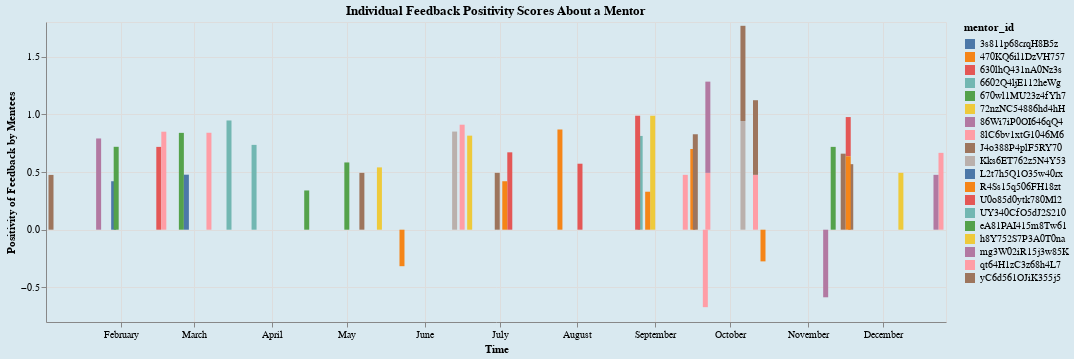

Source (notebook cell):
### Code cell
# We have decided to use this graph for individual feedback of Mentors

selection = alt.selection_multi(fields=['mentor_id'], on='mouseover', bind='legend')


mentor_bar = alt.Chart(source, title="Individual Feedback Positivity Scores About a Mentor").mark_bar().encode(
    alt.X('datetime', title='Time'),
    alt.Y('vader_score', title='Positivity of Feedback by Mentees'),
    color=alt.condition(selection, 'mentor_id:N',
                        alt.value('lightgray')),
    opacity=alt.condition(selection, alt.value(1), alt.value(0.2)),
    tooltip=[alt.Tooltip('mentor_id'),
             alt.Tooltip('feedback_outcome'),
             alt.Tooltip('mentee_id'),
             alt.Tooltip('feedback')]
).configure_range(
    category={'scheme': 'dark2'}
).properties(
    width=900,
    selection=selection
).add_selection(
    selection
)

mentor_bar.configure_title(fontSize=26).configure(background='#D9E9F0'
           ).interactive()

### Figure 1 — Vega-Lite specification as saved in the notebook (floating-point values rounded to 4 significant figures)
{"config": {"view": {"continuousWidth": 400, "continuousHeight": 300}, "background": "#D9E9F0"}, "data": {"name": "data-bbcbfff0a34eb88736a317364169ef00"}, "mark": "bar", "encoding": {"color": {"condition": {"field": "mentor_id", "type": "nominal", "selection": "selector011"}, "value": "lightgray"}, "opacity": {"condition": {"value": 1, "selection": "selector011"}, "value": 0.2}, "tooltip": [{"field": "mentor_id", "type": "nominal"}, {"field": "feedback_outcome", "type": "nominal"}, {"field": "mentee_id", "type": "nominal"}, {"field": "feedback", "type": "nominal"}], "x": {"field": "datetime", "title": "Time", "type": "temporal"}, "y": {"field": "vader_score", "title": "Positivity of Feedback by Mentees", "type": "quantitative"}}, "selection": {"selector011": {"type": "multi", "fields": ["mentor_id"], "on": "mouseover", "bind": "legend"}, "selector012": {"type": "interval", "bind": "scales", "encodings": ["x", "y"]}}, "title": "Individual Feedback Positivity Scores About a Mentor", "width": 900, "$schema": "https://vega.github.io/schema/vega-lite/v4.17.0.json", "datasets": {"data-bbcbfff0a34eb88736a317364169ef00": [{"ticket_id": "RGY31mG14606sC3B", "mentee_id": "8v417YeUI850jS3Z", "mentor_id": "UY340CfO5dJ2S210", "feedback": "I have many hours of undergraduate accounting and finance course work under my belt and this class gives you a tremendous overview of financial statement analysis. The only disadvantage is that the professor creates the workbooks for you and you only have to answer conceptual questions. While this would be great for some, I was hoping for some more hands on work to practice.", "datetime": "2020-03-25T00:00:00", "feedback_outcome": "Positive", "vader_score": 0.7351}, {"ticket_id": "1R4587z1caGB1B7u", "mentee_id": "yIBKz628y1Ol4538", "mentor_id": "630lhQ431nA0Nz3s", "feedback": "Great introduction to Accounting Analytics. Unexpected lecturing dialogues. Could have more analytics or additional or optional problem sets to explore more deeply.", "datetime": "2020-11-17T00:00:00", "feedback_outcome": "Positive", "vader_score": 0.34}, {"ticket_id": "21x781Q7Ayo4mgE8", "mentee_id": "4A763H2DOZxo68Z3", "mentor_id": "8lC6bv1xtG1046M6", "feedback": "Very useful and comprehensive", "datetime": "2020-12-24T00:00:00", "feedback_outcome": "Positive", "vader_score": 0.6659}, {"ticket_id": "20gp7c24Fx6h4D6g", "mentee_id": "q742317EX47IcugF", "mentor_id": "J4o388P4plF5RY70", "feedback": "This is a really good survey class in the potential of 3d printing, with examples of how individuals can empower themselves and others without the obstacles of traditional tooling, with a relatively short learning curve and low investment. It also demonstrates the ways in which, now and increasingly in the future, we'll all be capable of designing the solutions to our own problems with increasing agility!The only thing that could make it better would be to have more design challenges!Thanks!", "datetime": "2020-10-06T00:00:00", "feedback_outcome": "Positive", "vader_score": 0.825}, {"ticket_id": "46P6Sw8gLI5Q2N14", "mentee_id": "b77WF13NE25b3h8F", "mentor_id": "6602Q4ljE112heWg", "feedback": "Nice course, a difficult one but very challengeable. Nice structure and easy to understand.I wanted to refresh my knowledge in anatomy and in such gained a whole lot more in return.Thanks to the Professors for their time and effort in making this MOOC.Very pleased.", "datetime": "2020-03-15T00:00:00", "feedback_outcome": "Positive", "vader_score": 0.9466}, {"ticket_id": "tka207qsi63j7X24", "mentee_id": "Wn68P028X06LpIz2", "mentor_id": "eA81PAI415m8Tw61", "feedback": "Very well done! Contents, delivery, clarity, everything was top notch. Thank you!", "datetime": "2020-02-25T00:00:00", "feedback_outcome": "Positive", "vader_score": 0.8392}, {"ticket_id": "ZrghZ0y5G3S34618", "mentee_id": "L4o15LRyu4L8138J", "mentor_id": "yC6d561OJiK355j5", "feedback": "Great course!", "datetime": "2020-11-15T00:00:00", "feedback_outcome": "Positive", "vader_score": 0.6588}, {"ticket_id": "O26z0D5yJ3h5RA40", "mentee_id": "8izPp7iMC8v18014", "mentor_id": "qt64H1zC3z68h4L7", "feedback": "As an introduction course its very helpful. It has just what you need to get started.", "datetime": "2020-10-11T00:00:00", "feedback_outcome": "Positive", "vader_score": 0.4754}, {"ticket_id": "c5t3d1pL8x55Vc24", "mentee_id": "0vt3g7SG58W521WL", "mentor_id": "630lhQ431nA0Nz3s", "feedback": "Excellent introduction to Ableton", "datetime": "2020-08-02T00:00:00", "feedback_outcome": "Positive", "vader_score": 0.5719}, {"ticket_id": "6C2o65vy07z3oKm4", "mentee_id": "mfsG0s78v4025G8g", "mentor_id": "470KQ6il1DzVH757", "feedback": "Hello!My name is Ahmed from Egypt, I am 3D Hubs Mayor. I think it's The first course in the internet which will give you the opportunity to know a lot of things about 3D Printing so stay tuned and register now if you interested in 3D printing.Cheers,", "datetime": "2020-09-16T00:00:00", "feedback_outcome": "Positive", "vader_score": 0.6996}, {"ticket_id": "30ICg1B1d6COF100", "mentee_id": "41mm8q3722h1RFAr", "mentor_id": "J4o388P4plF5RY70", "feedback": "I really appreicated the tools and techniques presented in the course. Very very valuable for Merger and Acqusition projects that I will be involved in (if ever)", "datetime": "2020-11-18T00:00:00", "feedback_outcome": "Positive", "vader_score": 0.5678}, {"ticket_id": "znT1hR0f3bs07063", "mentee_id": "0t37ka6108elvkC5", "mentor_id": "8lC6bv1xtG1046M6", "feedback": "Excellent but tough course ,you need to work and it is not simply called advanced Algorithms and Complexity.You will be forced to test your code properly ,even if you didn't do it properly in the previous specialisation course.", "datetime": "2020-09-21T00:00:00", "feedback_outcome": "Negative", "vader_score": -0.6715}, {"ticket_id": "60F60dl3iJ1tSb50", "mentee_id": "FF1wo6Zr6Z4464H0", "mentor_id": "qt64H1zC3z68h4L7", "feedback": "Good course . A must take for beginners !", "datetime": "2020-09-22T00:00:00", "feedback_outcome": "Positive", "vader_score": 0.4926}, {"ticket_id": "Juu2Z400z4573thE", "mentee_id": "qEC26300fZ615erw", "mentor_id": "470KQ6il1DzVH757", "feedback": "Great content but animations are annoying!", "datetime": "2020-05-23T00:00:00", "feedback_outcome": "Negative", "vader_score": -0.3164}, {"ticket_id": "ko1E2MYFf5480k27", "mentee_id": "fo76Oi46or816i8N", "mentor_id": "3s811p68crqH8B5z", "feedback": "Thank you so much!", "datetime": "2020-01-29T00:00:00", "feedback_outcome": "Positive", "vader_score": 0.4199}, {"ticket_id": "8B1v44L3667FufuY", "mentee_id": "353A6snEGf3456ZU", "mentor_id": "yC6d561OJiK355j5", "feedback": "iam soooo happy to joined to this course which help me to evaluate my skills and increase it", "datetime": "2020-09-17T00:00:00", "feedback_outcome": "Positive", "vader_score": 0.8271}, {"ticket_id": "51o4I50Qn1e31DQP", "mentee_id": "1j1AL4W5cto736d1", "mentor_id": "eA81PAI415m8Tw61", "feedback": "Awesome Course. It was quite challenging though", "datetime": "2020-11-11T00:00:00", "feedback_outcome": "Positive", "vader_score": 0.7178}, {"ticket_id": "yjt2g5DKs53H5275", "mentee_id": "87Af0A6c3k262HpM", "mentor_id": "J4o388P4plF5RY70", "feedback": "Good information!", "datetime": "2020-05-07T00:00:00", "feedback_outcome": "Positive", "vader_score": 0.4926}, {"ticket_id": "b7oR6hs087Rvq843", "mentee_id": "ZY7Q4N02536cQgW4", "mentor_id": "U0o85d0ytk780Ml2", "feedback": "This is the first English course I have taken.Though at first it was kind of difficulty because of language(especially the terms) and profession knowledge(it is a comprehensive course and I am still learning courses concerned at school)the course is really worth taking. I have learned a lot .and it stimulates my interest in accounting.", "datetime": "2020-07-05T00:00:00", "feedback_outcome": "Positive", "vader_score": 0.6705}, {"ticket_id": "S2pc8Y7A51x137xC", "mentee_id": "4o5C28M8iQ43m6Ij", "mentor_id": "8lC6bv1xtG1046M6", "feedback": "Fun and interesting course. I learned a lot, despite already being a Live user. Reviewing the assignments of other course-takers widened my horizons and helped me gain valuable insights.", "datetime": "2020-06-16T00:00:00", "feedback_outcome": "Positive", "vader_score": 0.91}, {"ticket_id": "7q68M2W54HWDh77f", "mentee_id": "ms51lG223p6D87hp", "mentor_id": "J4o388P4plF5RY70", "feedback": "V difficult, but rewarding!I did not get the grade I thought I would in this class...but I learned a lot more than I thought I could! Very in depth and thorough, I think I value the knowledge I received more than the sub-par grade I received. ;)", "datetime": "2020-10-11T00:00:00", "feedback_outcome": "Positive", "vader_score": 0.6467}, {"ticket_id": "F74056vI21T4kKmE", "mentee_id": "aR5084wT662PN8nF", "mentor_id": "Kks6ET762z5N4Y53", "feedback": "work motivational, very clear, well structured on a steady groove ... excellent!", "datetime": "2020-06-13T00:00:00", "feedback_outcome": "Positive", "vader_score": 0.8505}, {"ticket_id": "40tx0M65P3sj6b0g", "mentee_id": "2k8j3802WG1WtB1Y", "mentor_id": "86Wi7iP0OI646qQ4", "feedback": "Great review of what can be accomplished through 3D printing.", "datetime": "2020-01-23T00:00:00", "feedback_outcome": "Positive", "vader_score": 0.7906}, {"ticket_id": "3344poCe2B6S83na", "mentee_id": "yK1X13TlMF0c2571", "mentor_id": "UY340CfO5dJ2S210", "feedback": "Great course. I enjoyed learning the material.", "datetime": "2020-08-26T00:00:00", "feedback_outcome": "Positive", "vader_score": 0.8126}, {"ticket_id": "85g2P3ldex7d785c", "mentee_id": "w11yyU6UE04Uk831", "mentor_id": "yC6d561OJiK355j5", "feedback": "The instructor does an excellent job, but realistically there is no way to be proficient enough in a 3D software program after a week or two to earn a certificate. The certificate is worthless in my opinion. I liked the class but it seemed more like intro vs. a class of any proficiency required.", "datetime": "2020-01-04T00:00:00", "feedback_outcome": "Positive", "vader_score": 0.4748}, {"ticket_id": "L142X5HFJu8wJ638", "mentee_id": "2k8j3802WG1WtB1Y", "mentor_id": "72nzNC54886hd4hH", "feedback": "The topics are really interesting and advanced! However, there's a lot of talk in chinese, due to questions/answers from teacher and students, and the quizzes are a bit too easy. I learned a lot though.", "datetime": "2020-06-19T00:00:00", "feedback_outcome": "Positive", "vader_score": 0.8151}, {"ticket_id": "lv758F780QWJ1y3b", "mentee_id": "T26wb738Nj14k1UJ", "mentor_id": "Kks6ET762z5N4Y53", "feedback": "I am very glad to see courses like this one on Coursera. The course itself is well structured and contains a lot of useful information and that is exactly what I needed in one place.My only complaint is the price of the course - I think it is a bit expensive especially for this first part of the specialisation - it is an introductory two week course with a lot of advertising...£40..common..are you serious?? A lot of people will buy personal 3D printers or kits after the course, some of them will make a decision to buy a 3D printer for a company they work for (as myself), Fusion 360 subscriptions etc. These companies should sponsor such courses to make them more affordable - it is their interest.I made several courses on Coursera already (Mechanical and Electrical Engineering), they were 5 to 8 weeks and comprised a lot of quite hard work from mentors and students and were only £32 for certificate.I like the idea of this specialisation but I decided not to pay for the certificate because of its price. Although I am very happy to have access to the courses and I thank you for you effort!", "datetime": "2020-10-06T00:00:00", "feedback_outcome": "Positive", "vader_score": 0.9421}, {"ticket_id": "5cD4c8T24N61K6Yk", "mentee_id": "2k8j3802WG1WtB1Y", "mentor_id": "R4Ss15q506FH18zt", "feedback": "Thank you so much!", "datetime": "2020-07-03T00:00:00", "feedback_outcome": "Positive", "vader_score": 0.4199}, {"ticket_id": "BKN626QB3h268C5U", "mentee_id": "Gp583FzBb5L41n15", "mentor_id": "h8Y752S7P3A0T0na", "feedback": "Very insightful topic! A good overview of the use of analytics in accounting!", "datetime": "2020-05-14T00:00:00", "feedback_outcome": "Positive", "vader_score": 0.5399}, {"ticket_id": "11hYV7383dnN87Lm", "mentee_id": "S1G22L34k838Uzji", "mentor_id": "R4Ss15q506FH18zt", "feedback": "Great! As always great lectures by professor Bushee!", "datetime": "2020-07-25T00:00:00", "feedback_outcome": "Positive", "vader_score": 0.8684}, {"ticket_id": "oc88q60dzN8407SJ", "mentee_id": "L57x1gj8065Dj7Wt", "mentor_id": "8lC6bv1xtG1046M6", "feedback": "I wanted to give only 4 stars because of the all the “problems” we encountered, but then we are learners investigating problem solving by design thinking. We can handle whatever comes, so the fifth star is for us. We are shaping this course by contributing to forums. Presumably we are ten thousand strong, let’s improve our worldwide voice by saying something on forms so we can get what we need and want we want also to stay on the cutting edge of reality.", "datetime": "2020-03-07T00:00:00", "feedback_outcome": "Positive", "vader_score": 0.8402}, {"ticket_id": "U80iJ757IvuA8Y60", "mentee_id": "PaXo0715VWy1351r", "mentor_id": "yC6d561OJiK355j5", "feedback": "Very good intro to 3d printed.", "datetime": "2020-06-30T00:00:00", "feedback_outcome": "Positive", "vader_score": 0.4927}, {"ticket_id": "lF1cPb68U850tD56", "mentee_id": "ms51lG223p6D87hp", "mentor_id": "670wl1MU23z4fYh7", "feedback": "The course makes accounting interesting and especially the examples are very illustrative. Virtual students bring some fun. The 4th week is however really integrated in the course structure.", "datetime": "2020-01-30T00:00:00", "feedback_outcome": "Positive", "vader_score": 0.7184}, {"ticket_id": "t168P43J13tEll4w", "mentee_id": "0g4I3l8RC0Mue531", "mentor_id": "L2t7h5Q1O35w40rx", "feedback": "If only it was a week longer.", "datetime": "2020-05-03T00:00:00", "feedback_outcome": "Neutral", "vader_score": 0.0}, {"ticket_id": "m5r014d3h57ravd0", "mentee_id": "yG8z814u6Pw25Z8B", "mentor_id": "630lhQ431nA0Nz3s", "feedback": "I've know many skills in competition with many true cases. Thanks!", "datetime": "2020-02-16T00:00:00", "feedback_outcome": "Positive", "vader_score": 0.7177}, {"ticket_id": "4R27M0tgVay57w84", "mentee_id": "h0OSv063IdUM1860", "mentor_id": "h8Y752S7P3A0T0na", "feedback": "Very useful for understanding the basics of 3D printing technology.", "datetime": "2020-12-08T00:00:00", "feedback_outcome": "Positive", "vader_score": 0.4927}, {"ticket_id": "Lx4C75n8dAO642s5", "mentee_id": "2Dkq2jr8525Q2fF7", "mentor_id": "mg3W02iR15j3w85K", "feedback": "Very helpful", "datetime": "2020-12-22T00:00:00", "feedback_outcome": "Positive", "vader_score": 0.4754}, {"ticket_id": "5573K40xN5GUlA8C", "mentee_id": "T26wb738Nj14k1UJ", "mentor_id": "R4Ss15q506FH18zt", "feedback": "Very informative an approachable course. I really like the way Aric presents the information. I am excited to complete the rest of the Specialization.", "datetime": "2020-11-17T00:00:00", "feedback_outcome": "Positive", "vader_score": 0.6361}, {"ticket_id": "o4u5y7q6Sw3iW764", "mentee_id": "01k40nHCD3MW3c40", "mentor_id": "qt64H1zC3z68h4L7", "feedback": "I would add more examples on how to populate the data, even spend time on optional videos where the professor or his assistant goes through testing ratios (something similar to Operations Analytics). I feel like the professor was rushing through his explanations and the models. Maybe people found the course very useful however I felt like there was too much text and immediate switch to Excel file that was elaborated shortly. Overall, I am not sure how to apply these ratios in my final project...", "datetime": "2020-02-18T00:00:00", "feedback_outcome": "Positive", "vader_score": 0.8493}, {"ticket_id": "5V15k63Qql28UUC3", "mentee_id": "u2Q3Szc7511be56h", "mentor_id": "470KQ6il1DzVH757", "feedback": "Don't recommend.You're better off skimming through the ableton manual and using the search function to get the answers you want.", "datetime": "2020-10-14T00:00:00", "feedback_outcome": "Neutral", "vader_score": -0.2746}, {"ticket_id": "4fk6bx2d01k833Nx", "mentee_id": "fo76Oi46or816i8N", "mentor_id": "670wl1MU23z4fYh7", "feedback": "it could be easily compressed in a two-weeks course.Sometimes interviews are too long for what they need to explain.", "datetime": "2020-04-15T00:00:00", "feedback_outcome": "Positive", "vader_score": 0.34}, {"ticket_id": "3ZzNw02Zvu61D771", "mentee_id": "yk722ZDzO7N6365j", "mentor_id": "qt64H1zC3z68h4L7", "feedback": "It is very nice for people are starting with abletobn program", "datetime": "2020-09-13T00:00:00", "feedback_outcome": "Positive", "vader_score": 0.4754}, {"ticket_id": "MD378K50C8N5L4aj", "mentee_id": "fo76Oi46or816i8N", "mentor_id": "eA81PAI415m8Tw61", "feedback": "Really useful for beginners!!", "datetime": "2020-05-01T00:00:00", "feedback_outcome": "Positive", "vader_score": 0.5827}, {"ticket_id": "0VJZj4d4E605Di87", "mentee_id": "aR5084wT662PN8nF", "mentor_id": "86Wi7iP0OI646qQ4", "feedback": "Good content but the Chinese translation is bad, which makes quiz quite obscure in meaning", "datetime": "2020-11-08T00:00:00", "feedback_outcome": "Negative", "vader_score": -0.5859}, {"ticket_id": "2fBl515Z75P31GDK", "mentee_id": "27RG2N24cxW3z7O7", "mentor_id": "72nzNC54886hd4hH", "feedback": "Great thanks for Dr.aric ,who has a smiley face ,If any one enrolled this course ,he would get a great knowledge and usefull information about 3d printing or addtive manufacturing ,throw a simple & exciting videos ,not only that ,you would get another benefits not only information about 3d priting ,like ,getting knowledge of many companies from the inside ,see stories of successfull people which achieves you to keep up with your work ,meet with your colleagues and make new friends ,and finally grow up your english skills ,like listening and grow up your vocabulary .....Great thaks for coursera team ,it's our pleasure to learn with you ........", "datetime": "2020-08-31T00:00:00", "feedback_outcome": "Positive", "vader_score": 0.9877}, {"ticket_id": "V3V741mxkpV5716Z", "mentee_id": "yK1X13TlMF0c2571", "mentor_id": "mg3W02iR15j3w85K", "feedback": "This is a great course for people who do not know Ableton. The exercises were easy to understand.", "datetime": "2020-09-22T00:00:00", "feedback_outcome": "Positive", "vader_score": 0.7906}, {"ticket_id": "7013E7h1b8MG5Apt", "mentee_id": "b3F1LSxu6DT37783", "mentor_id": "630lhQ431nA0Nz3s", "feedback": "Great thanks for Dr.aric ,who has a smiley face ,If any one enrolled this course ,he would get a great knowledge and usefull information about 3d printing or addtive manufacturing ,throw a simple & exciting videos ,not only that ,you would get another benefits not only information about 3d priting ,like ,getting knowledge of many companies from the inside ,see stories of successfull people which achieves you to keep up with your work ,meet with your colleagues and make new friends ,and finally grow up your english skills ,like listening and grow up your vocabulary .....Great thaks for coursera team ,it's our pleasure to learn with you ........", "datetime": "2020-08-25T00:00:00", "feedback_outcome": "Positive", "vader_score": 0.9877}, {"ticket_id": "762WtMG1Fe10t6i5", "mentee_id": "4Yh83MOA8H5V7G01", "mentor_id": "R4Ss15q506FH18zt", "feedback": "Excellent course, first 3 weeks were very technical but highly informative. Quite a bit of accounting knowledge is required to understand the work. Last week of lessons were more simple and intuitive to understand, but overall, a very insightful module", "datetime": "2020-08-29T00:00:00", "feedback_outcome": "Positive", "vader_score": 0.3291}, {"ticket_id": "P00l866BJa4B2UO6", "mentee_id": "5B6C653Z77V4GxcW", "mentor_id": "h8Y752S7P3A0T0na", "feedback": "It's not a course... this is a very short general introduction to 3D Printing", "datetime": "2020-04-05T00:00:00", "feedback_outcome": "Neutral", "vader_score": 0.0}, {"ticket_id": "v7D3I30GiZX31j31", "mentee_id": "4o5C28M8iQ43m6Ij", "mentor_id": "L2t7h5Q1O35w40rx", "feedback": "This is a very basic course on 3D Printing Technology but every aspect of the technology is artistically explained. All the various points of view are considered and a 360 degree idea is passed on to the students.By taking this course, students who are contemplating about their involvement in this revolutionary technology will be able to finally decide their future course of action, which I believe will be positive.In short, this course will provide you a base whereas the further courses, I think (as I haven't taken up the rest of the courses till now but I intend to) will add sufficient value to your knowledge.Regards.", "datetime": "2020-02-27T00:00:00", "feedback_outcome": "Positive", "vader_score": 0.4767}]}}
